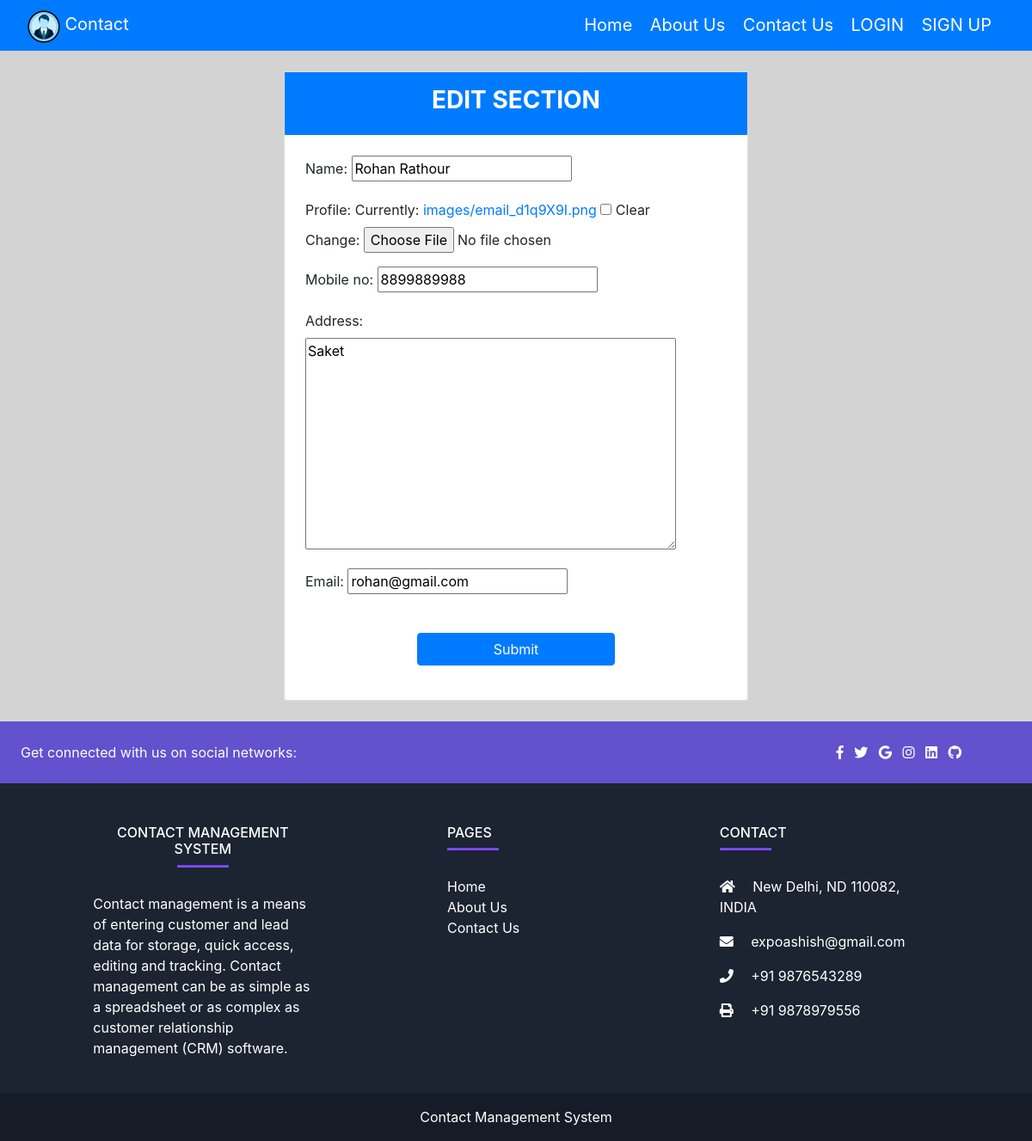
Screenshot of /edit/1 with the database file from the repository.
### contact_book_app/models.py (models this page shows)
class ContactDetail(models.Model):
    name = models.CharField(max_length=200)
    profile= models.ImageField(upload_to='images/',null=True, blank=True)
    mobile_no = models.IntegerField()
    address= models.TextField(max_length=400)
    email= models.CharField(max_length=500)
    user = models.ForeignKey(User,default=1, null=True, on_delete= models.SET_NULL)

### contact_book_app/views.py (the view)
# urls.py: path('edit/<int:id>', views.edit_contact, name='edit_contact'),
def edit_contact(request,id):
	if request.method =='POST':
		selected=ContactDetail.objects.get(id=id)
		profile = ContactDetailForm(request.POST, instance = selected)
		if profile.is_valid():
			profile.save()
			messages.success(request, 'Contact successfully updated!!.')
			return redirect('contact_book_app:index')
		else:
			 messages.error(request, 'Something Went Wrong.')
			 messages.error(request, form.errors)
	else:
		selected=ContactDetail.objects.get(id=id)
		profile = ContactDetailForm(instance=selected)
	return render(request, 'contact_book_app/edit.html',{'profile':profile})

### contact_book_app/forms.py
class ContactDetailForm(forms.ModelForm):
    class Meta:
        model = ContactDetail
        fields = ['name', 'profile','mobile_no','address','email'];

### contact_book_app/templates/contact_book_app/edit.html (shortened to what this page needs)
{% extends './layouts.html' %}
{% block content %}
<body style="background: lightgrey;">
  <div class="container mb-4 mt-4">
    <div class="row justify-content-center">
      <div class="col-sm-6">
        <div class="card">
          <div class="card-head bg-primary text-white p-3">
            <h3 class="text-center container text-uppercase font-weight-bold"> Edit Section</h3>
          </div>
          <div class="card-body p-4">
            <form method="POST" enctype="multipart/form-data">
              {{ profile.as_p }}
              <div class="form-group row justify-content-center pt-4" >
                <div class="col-sm-6">
                  <button type="submit" class="btn btn-block btn-primary">Submit</button>
                </div>
              </div>
            </form>
          </div>
        </div>
      </div>
    </div>
  </div>
</body>
{% endblock %}

### rows the page displays
ContactDetail: name "Rohan Rathour", mobile_no "8899889988", address "Saket", email "rohan@gmail.com"
